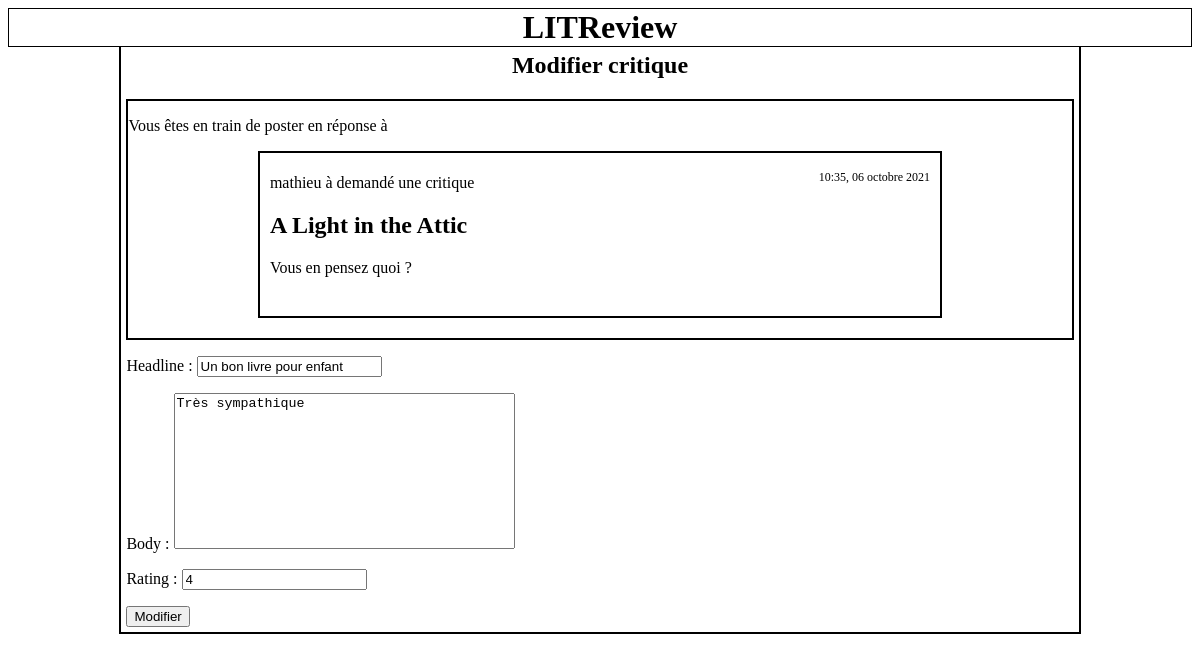
Page /review/22/update/ on the committed database.
### review/models.py (models this page shows, shortened)
class Review(models.Model):
    ticket = models.ForeignKey(to=Ticket, on_delete=models.CASCADE)
    rating = models.PositiveSmallIntegerField(
        validators=[MinValueValidator(0), MaxValueValidator(5)])
    headline = models.CharField(max_length=128)
    body = models.TextField(max_length=8192, blank=True)
    user = models.ForeignKey(
        to=settings.AUTH_USER_MODEL, on_delete=models.CASCADE)
    time_created = models.DateTimeField(auto_now_add=True)

### ticket/models.py (models this page shows, shortened)
class Ticket(models.Model):
    title = models.CharField(max_length=128)
    description = models.TextField(max_length=128, blank=True)
    user = models.ForeignKey(to=settings.AUTH_USER_MODEL, on_delete=models.CASCADE)
    image = models.ImageField(upload_to="image/", null=True, blank=True)
    time_created = models.DateTimeField(auto_now_add=True)

### review/views.py (the view)
# urls.py: path('<int:pk>/update/', views.UpdateReviewView.as_view(), name="update-review")
class UpdateReviewView(UpdateView):
    model = Review
    template_name = 'review/update-review.html'
    fields = ['headline', 'body', 'rating']
    success_url = reverse_lazy('posts')

### templates/review/update-review.html (shortened to what this page needs)
{% extends 'base.html' %}
{% load static %}
{% block head %}
	<link rel="stylesheet" href="{% static 'css/create-update-review.css' %}">
{% endblock %}
{% block content %}
	<h2 id="title">Modifier critique</h2>
	<div id="ticket-show">
		<p>Vous êtes en train de poster en réponse à</p>
		<div id="ticket-item">
			<div class="post-content">
				<p>{% if review.ticket.user == request.user %}
					Vous avez
				{% else %}
					{{ review.ticket.user.username }} à
				{% endif %} demandé une critique</p>
				<h2>{{ review.ticket.title }}</h2>
				<p>{{ review.ticket.description }}</p>
			</div>
			<div class="critic-button">
				<p id="time-created">{{ review.ticket.time_created|date:'G:i, d F Y' }}</p>
			</div>
		</div>
	</div>
	<form method="POST">
		{{ form.as_p }}
		<input type="submit" value="Modifier">
	</form>
{% endblock %}

### static/css/base.css (style rules this page uses)
h2#title { margin-top: 0; text-align: center; }
textarea { resize: none; }

### static/css/create-update-review.css (style rules this page uses)
#content #ticket-show { border: 2px solid black; }
#content #ticket-show #ticket-item { border: 2px solid black; width: 70%; display: flex; justify-content: space-between; padding: 5px 10px; margin: 0 auto 20px; }
#content #ticket-show #ticket-item #time-created { font-size: 12px; }

### rows in the picture
Review: ticket.user.username "mathieu", ticket "A Light in the Attic", ticket.description "Vous en pensez quoi ?", ticket.time_created "10:35, 06 octobre 2021", headline "Un bon livre pour enfant", body "Très sympathique", rating "4"
